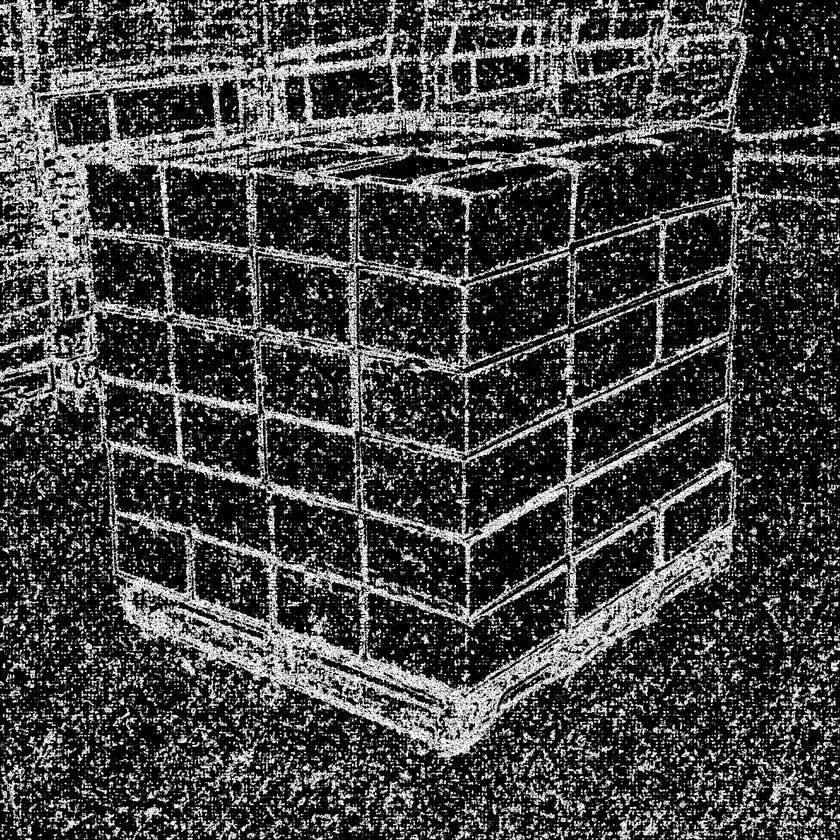
//> input picture CV-Boxes/HarrisCorner_mem.jpg, 840 x 840 px, shrunk from 1964 x 1964 before the run
$ ./aaron1 HarrisCorner_mem.jpg   (built with g++ and OpenCV 4)
//> lines starting //> are read from the running program, lines starting //| are printed output that depends on the picture; after the words box and inside, x2 and y2 are one past the last pixel; in counts of white or black regions, pixels touching at a corner belong together
//> further down, inputImage is the input picture: 840 rows x 840 cols, CV_8UC3; min 0, max 255, mean 65.7
#pragma once

#include <opencv2/core/core.hpp>
#include <opencv2/highgui/highgui.hpp>
#include <opencv2/imgproc/imgproc.hpp>
using namespace cv;

#include <iostream>
#include <stdio.h>
#include <stdlib.h>
using namespace std;

// Harris Corner Detector Parameters
const int cornerBlockSize = 2;		// These two values seem pretty good.
const int cornerApertureSize = 3;	// ""
const double cornerK = 0.04;		// This one might need some finesse.
const int cornerThreshold = 120;	// Much lower or higher seems to identify too many/too few circles respectively.


// Gaussian Blur Parameters
const double sigma = 0.75;			// sigma in x and y for gaussian blur
const Size kSize = Size(11, 11);	// kernel size for gaussian blur

// Display Window Method - Pops up a window with the image and outputs a file by name.
/////////////////////////////////////////////////////////////////////////////////
// [42 lines left out: functions displayWindow, cornerDetector, gaussianBlur, not called in this run]

// Grayscale Image Method - Returns a Grayscale Copy of the image.
/////////////////////////////////////////////////////////////////////////////////
Mat grayscaleImage(Mat& image) {
	Mat result(image);

	cvtColor(result, result, COLOR_BGR2GRAY);
	return result;
}

// helper function:
// finds a cosine of angle between vectors
// from pt0->pt1 and from pt0->pt2
// [8 lines left out: function angle, not called in this run]

// Process Image Method - Performs a series of OpenCV Actions on the image.
/////////////////////////////////////////////////////////////////////////////////
void processImage(Mat& image) {
	Mat result = grayscaleImage(image);
	displayWindow("grayscale", result);
//> (this line was passed over: displayWindow is not available in this run)

	//result = gaussianBlur(result);
	//displayWindow("gaussianBlur", result);

	//maybe up the contrast first?
	result.convertTo(result, CV_8U, 1, -100); //increase saturation
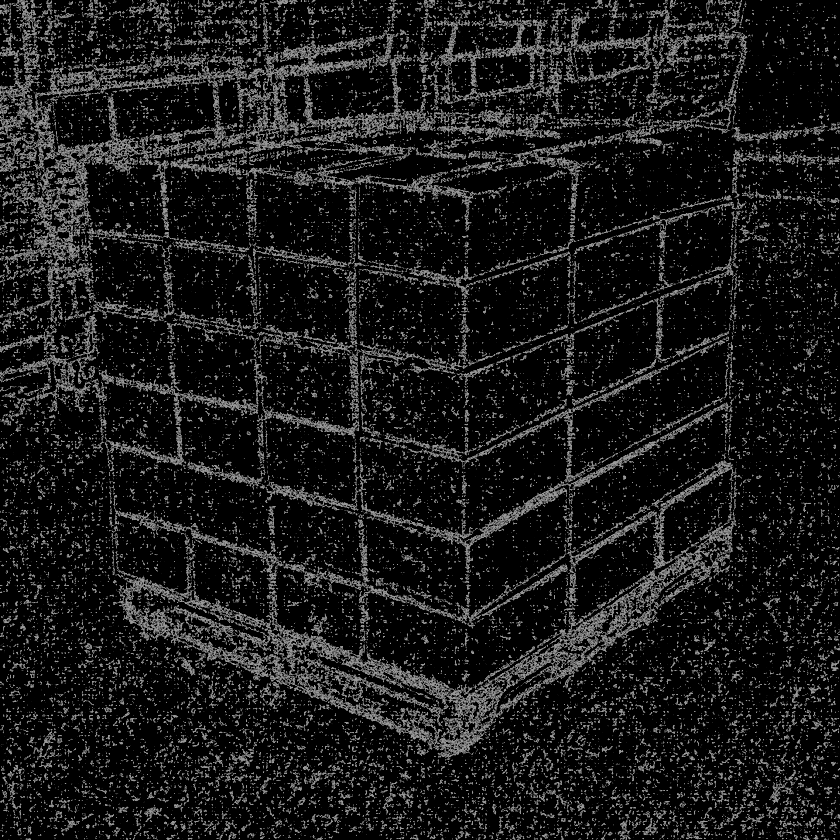
//> result: 840 rows x 840 cols, CV_8UC1; min 0, max 155, mean 25.2
	displayWindow("saturated", result);
//> (this line was passed over: displayWindow is not available in this run)
	result.convertTo(result, -1, 2, 0); //increase contrast
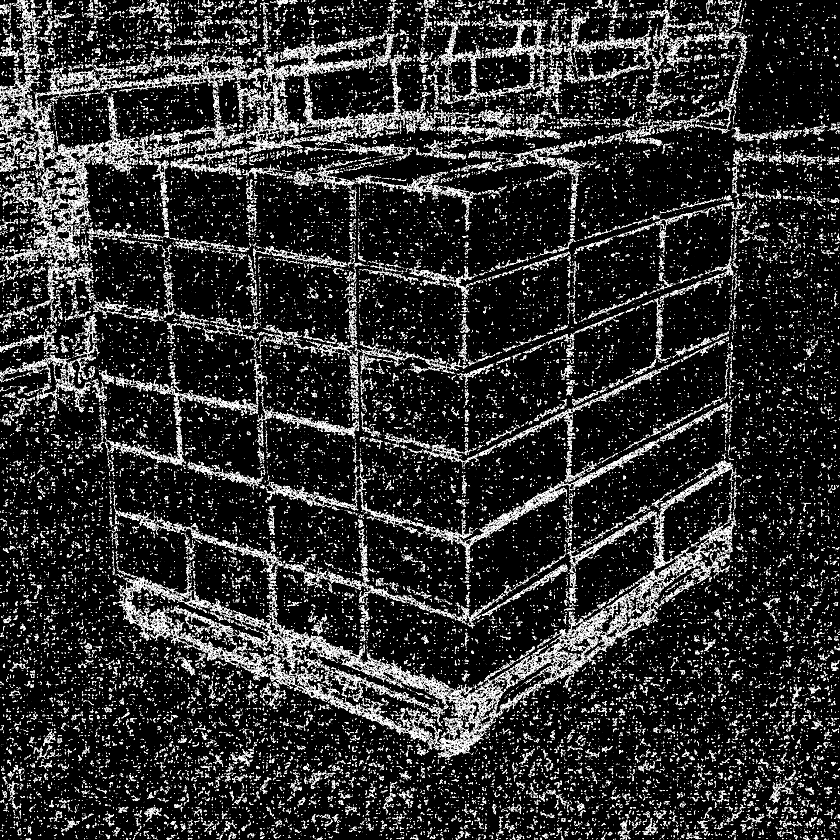
//> result: 840 rows x 840 cols, CV_8UC1; min 0, max 255, mean 47.8
	displayWindow("contrast", result);
//> (this line was passed over: displayWindow is not available in this run)

	//Canny(grey, grey, 25, 100, 3);
	Canny(result, result, 25, 200, 3);
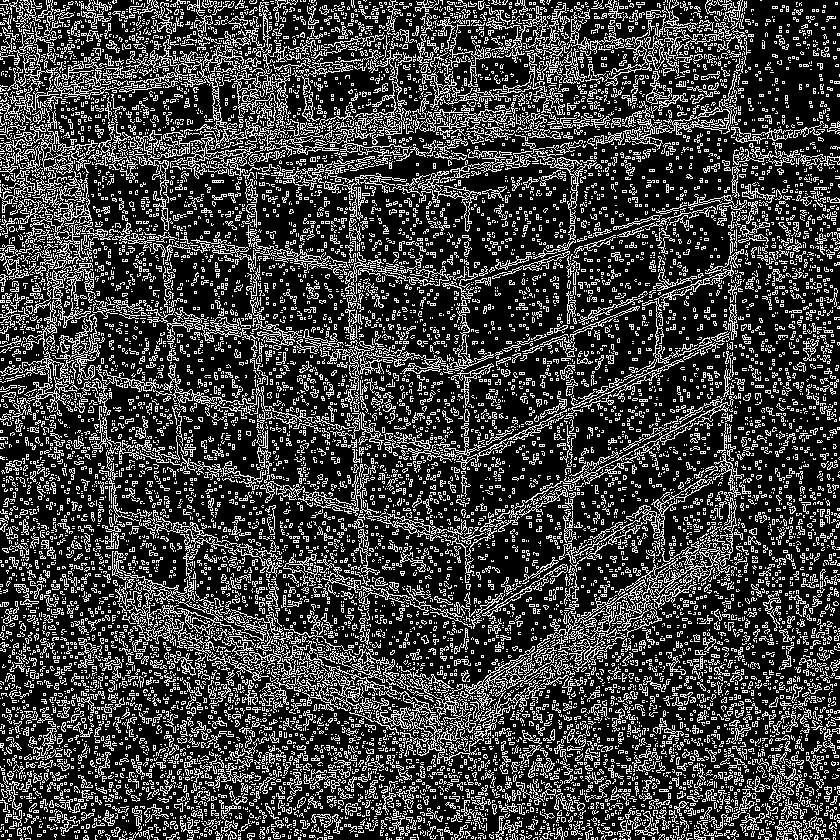
//> result: 840 rows x 840 cols, CV_8UC1; 24.6% white in thin lines or dots
	displayWindow("canny2", result);
//> (this line was passed over: displayWindow is not available in this run)


	// Contour Matching
	///////////////////////////////////////////////////////
	RNG rng(12345);
	vector<vector<Point> > contours;
	vector<Vec4i> hierarchy;
	findContours(result, contours, hierarchy, RETR_LIST, CHAIN_APPROX_SIMPLE, Point(0, 0));
//> contours = 20117 contours

	Mat drawing = Mat::zeros(result.size(), CV_8UC3);
	for (int i = 0; i < contours.size(); i++)
	{
		Scalar color = Scalar(rng.uniform(0, 255), rng.uniform(0, 255), rng.uniform(0, 255));
		drawContours(drawing, contours, i, color, 2, 8, hierarchy, 0, Point());
	}
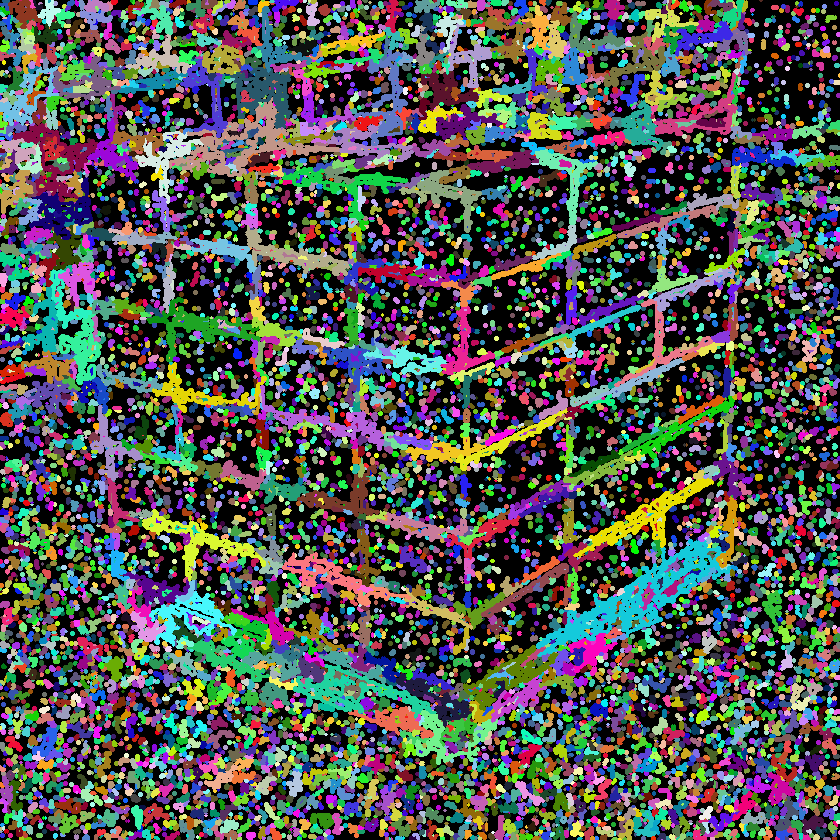
//> drawing: 840 rows x 840 cols, CV_8UC3; mean B, G, R 82, 85.4, 82.7
	displayWindow("squares", drawing);
//> (this line was passed over: displayWindow is not available in this run)
	///////////////////////////////////////////////////////


	// result = cornerDetector(result);
	// displayWindow("cornerHarris", result);
}

// Main - Takes images as command line arguments, one at a time.
/////////////////////////////////////////////////////////////////////////////////
int main(int argc, const char* const argv[]) {

	//-- Branch Based on Command Line Arguments --//
	if (argc > 1) {
		for (int index = 1; index < argc; index++) {  // Process each image.
			cout << "Processing '" << argv[index] << "' ..." << endl;

			Mat inputImage = imread(argv[index]);
			if (inputImage.empty()) { // In case of imread failure (invalid filename, format, etc).
				cout << "Unable to process '" << argv[index] << "'" << endl;
			}
			else {
				processImage(inputImage);
				cout << "Processed '" << argv[index] << "' successfully." << endl;
//| Processed 'HarrisCorner_mem.jpg' successfully.
				cout << endl;
			}
		}
	}
	else { // Process test.jpg if no files are specified.
		cout << "Processing 'test.jpg' ..." << endl;

		Mat inputImage = imread("test.jpg");
		if (inputImage.empty()) {
			cout << "Unable to process 'test.jpg'" << endl;
		}
		else {
			processImage(inputImage);
			cout << "Processed 'test.jpg' successfully." << endl;
		}
	}

	//-- End Program --//
	return 0;

}

$ run again, on CV-Boxes/LineSegs.jpg
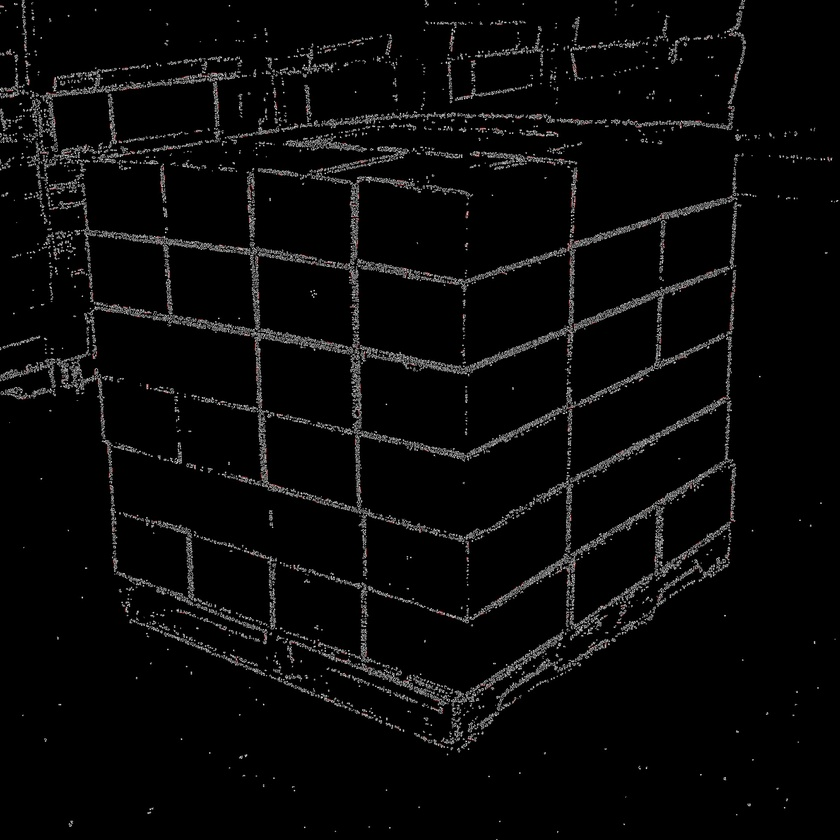
//> input picture CV-Boxes/LineSegs.jpg, 840 x 840 px, shrunk from 1964 x 1964 before the run
//> inputImage is the input picture: 840 rows x 840 cols, CV_8UC3; mean B, G, R 8.6, 8.6, 8.7
//> in processImage, `Canny(result, result, 25, 200, 3);`:
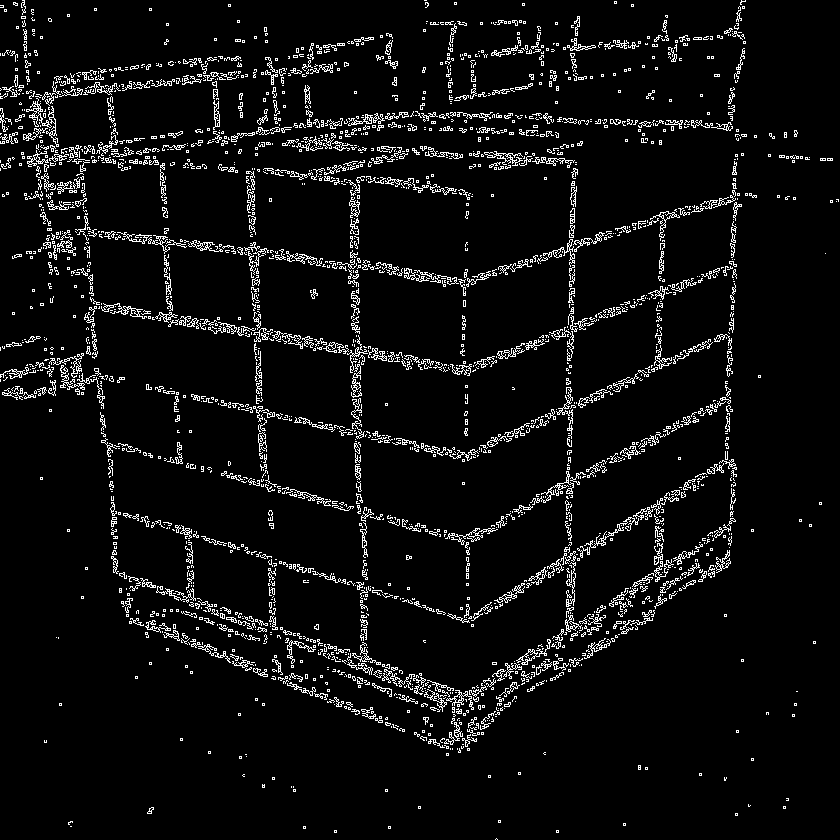
//> result: 840 rows x 840 cols, CV_8UC1; 5.6% white in thin lines or dots
//> contours = 5116 contours, 4859 with area under 20; largest, box (x1, y1, x2, y2) and area: (101, 303, 147, 319) 144, (484, 151, 523, 166) 128, (26, 98, 52, 128) 121, (530, 471, 574, 505) 116, (348, 113, 385, 126) 116
//> after the loop in processImage, `for (int i = 0; i < contours.size(); i++)`:
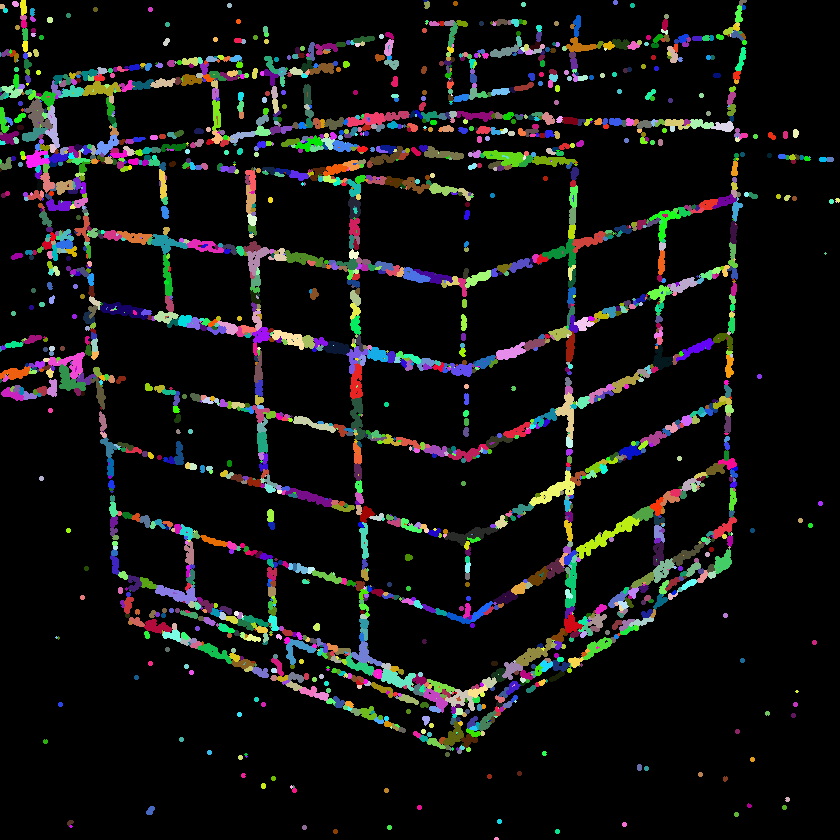
//> drawing: 840 rows x 840 cols, CV_8UC3; mean B, G, R 17.8, 18.6, 18.5
//| Processed 'LineSegs.jpg' successfully.

$ run again, on CV-Boxes/contrast.jpg
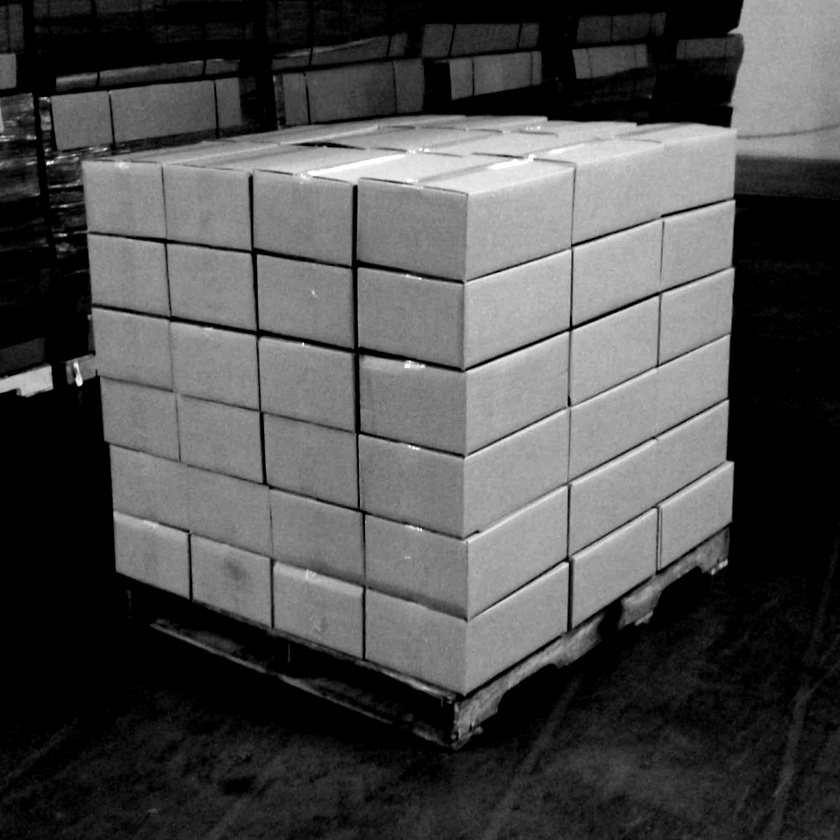
//> input picture CV-Boxes/contrast.jpg, 840 x 840 px, shrunk from 1964 x 1964 before the run
//> inputImage is the input picture: 840 rows x 840 cols, CV_8UC3; min 0, max 255, mean 77.2
//> in processImage, `Canny(result, result, 25, 200, 3);`:
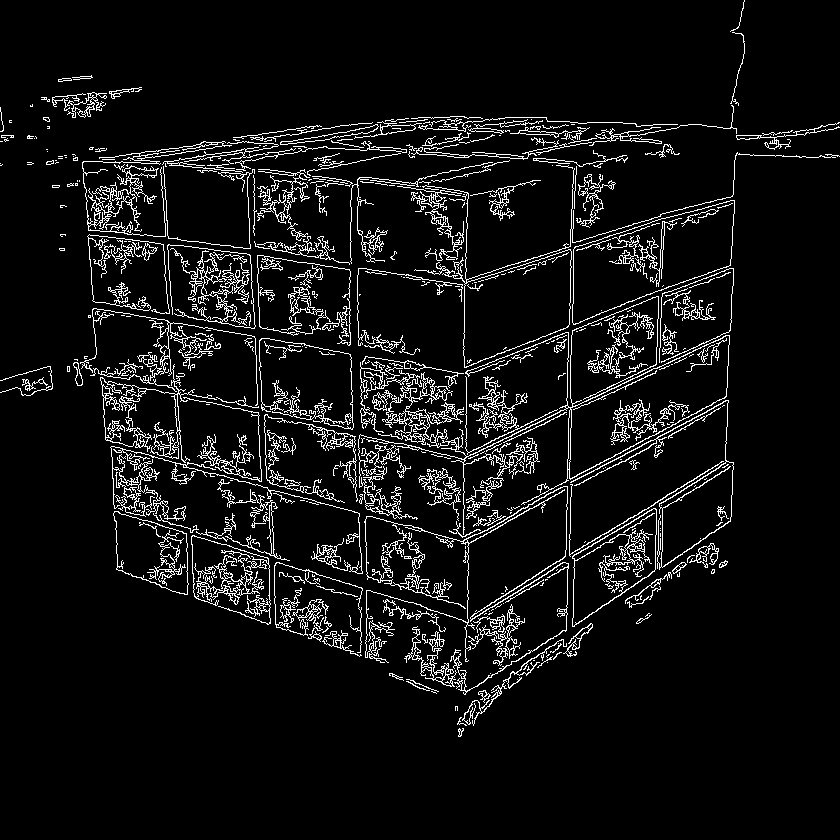
//> result: 840 rows x 840 cols, CV_8UC1; 6.9% white in thin lines or dots, all inside (x1, y1, x2, y2) = (0, 0, 840, 737)
//> contours = 1178 contours, 911 with area under 20; largest, box (x1, y1, x2, y2) and area: (358, 296, 730, 535) 13354, (572, 200, 735, 325) 11272, (572, 200, 735, 325) 11240, (569, 335, 730, 479) 10304, (414, 152, 840, 368) 8614
//> after the loop in processImage, `for (int i = 0; i < contours.size(); i++)`:
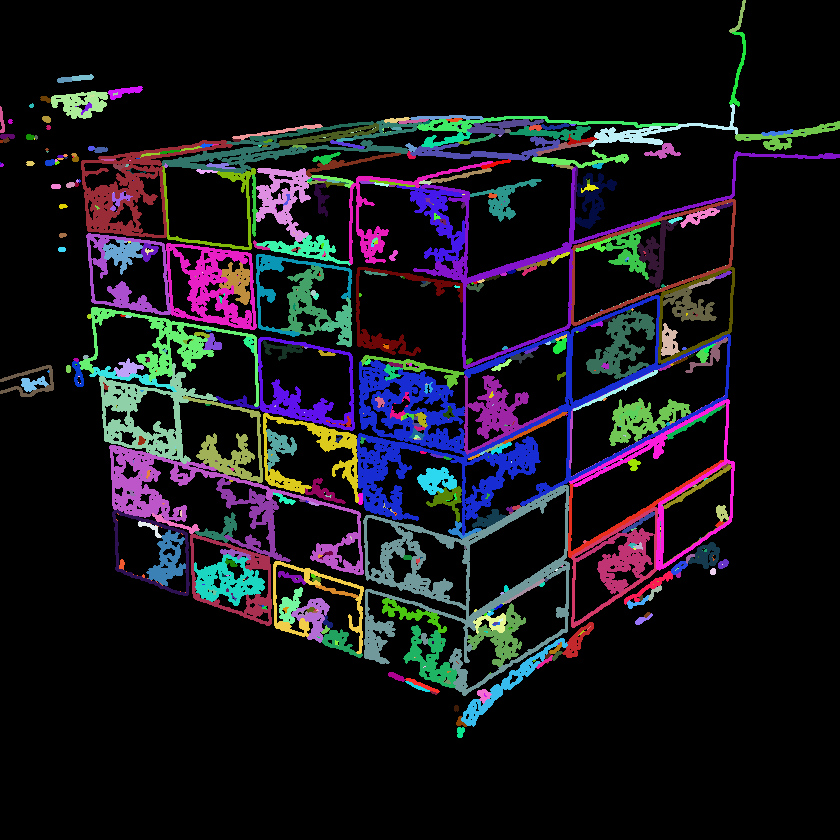
//> drawing: 840 rows x 840 cols, CV_8UC3; mean B, G, R 27.8, 21.6, 23
//| Processed 'contrast.jpg' successfully.
